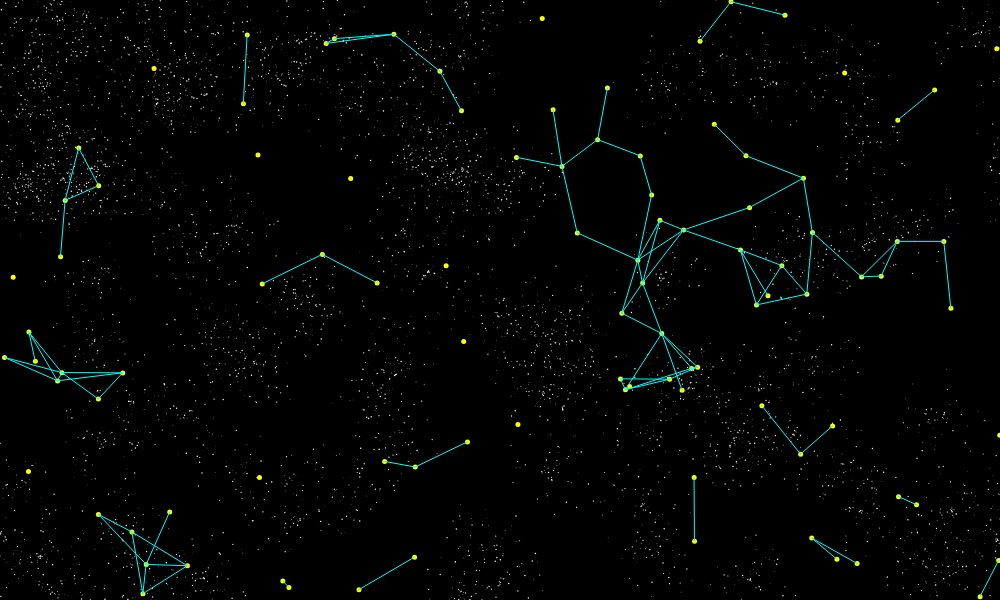
Frame 1 (no input)
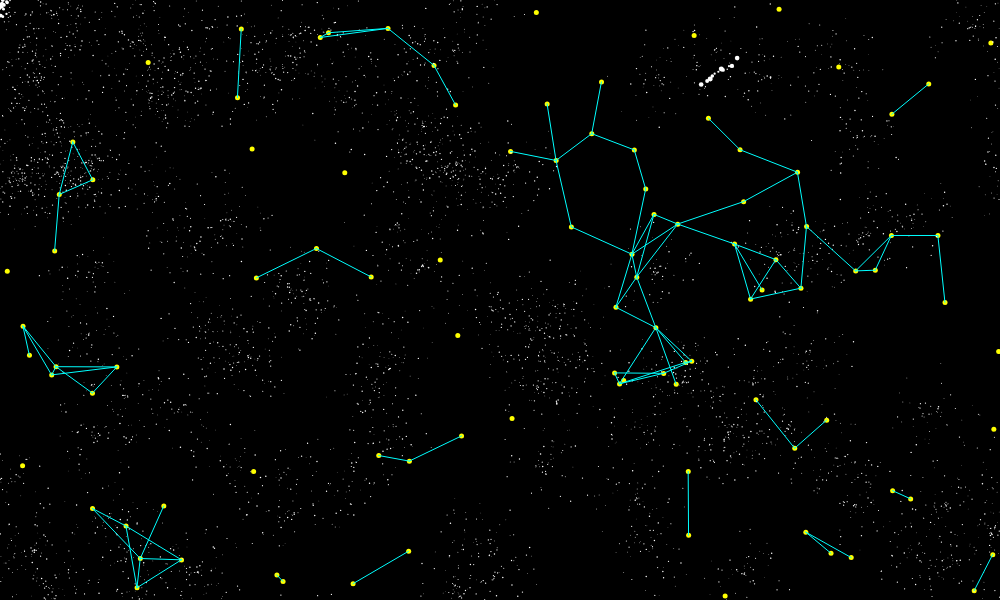
Frame 60 (no input)
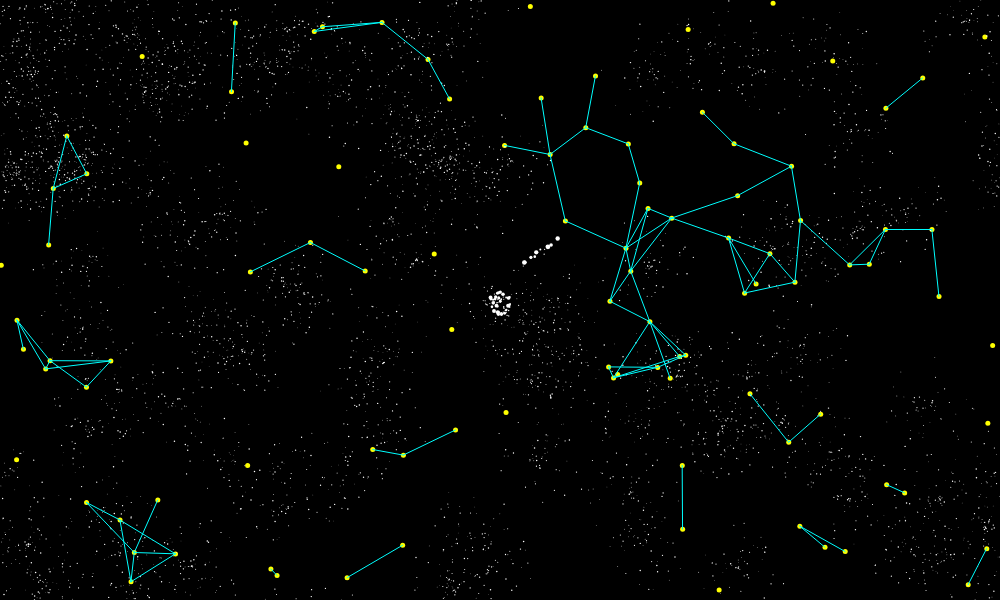
Frame 120 (the mouse pressed at the canvas centre since frame 60)

The p5.js sketch that drew these frames (run headless with seeded random() and noise() and a simulated clock; from frame 60 on, the mouse is pressed at the canvas centre):

// p5.js sketch
// ── sketch.js
 class objIndex
{
  constructor() 
  {
    this.obj=[];
    
  }
  pushback(x,y,size,s_color,f_color)
  {
    this.obj.push(createObject(x,y,size,s_color,f_color));
  }
  objpush(obj)
  {
    this.obj.push(obj);
  }
}
class lineIndex
{
  constructor() 
  {
    this.lin=[];
    
  }
  pushback(x1,y1,x2,y2,s_color)
  {
    this.lin.push(createLine(x1,y1,x2,y2,s_color));
  }
  objpush(lin)
  {
    this.lin.push(lin);
  }
}

//ここから＝＝＝＝＝＝＝＝＝＝＝＝＝＝＝＝＝＝＝＝＝＝＝＝＝＝＝＝＝＝

let strength =70;
let index=new objIndex();
let particle = new objIndex();
let w=1000,h=600;
let winpos=createvector(0,0);
let count=0;
let lines =new lineIndex();
let dusts=new objIndex();
let stars=100;
let smallstars=50;
let spread=50;
let shoot=new objIndex();


function setup() {
  createCanvas(w,h);
  
  for(let i=0;i<stars;i++)
  {
    let obj=createObject(random(0,w),random(0,h),5,color(255,255,0),color(255,255,0))
    index.objpush(obj);
  }
  for(let i=0;i<stars;i++)
  {
    for(let j=0;j<smallstars;j++)
    {
      let rot=random(0,2*PI);
      let r=random(0,spread)
      let obj=createObject(index.obj[i].pos.x+r*sin(rot),index.obj[i].pos.y+r*cos(rot),random(0.5,1.5),color(255,255,255),color(255,255,255))
      dusts.objpush(obj);
    }
  }
  
  let k=0;
  for(let i=0;i<stars-2;i++)
  {
    for(k=i+1;k<stars-1;k++)
    {
      let v=vecminus(index.obj[i].pos,index.obj[k].pos);
      if(sqrt(v.x*v.x+v.y*v.y)<strength)
      {
        lines.pushback(index.obj[i].pos.x,index.obj[i].pos.y,index.obj[k].pos.x,index.obj[k].pos.y,color(0,255,255))
        count++
      }
      if(count>2)
      {
        count=0;
        break;
      }
    }
  }
  print(index);
  
  print(lines);
  noCursor();
}


function draw() {
  background(0);
  
  for(let i=0;i<index.obj.length;i++)
  {   
    let def=vecminus(index.obj[i].pos,winpos);
    def.x=(def.x+w)%w;
    def.y=(def.y+h)%h;
      summonCircle(def,index.obj[i].size,index.obj[i].s_color,index.obj[i].f_color);
    
  }
  winpos.x=(winpos.x+0.1)%w;
  winpos.y=(winpos.y +0.1)%h;
  for(let i=0;i<dusts.obj.length;i++)
  {   
    let def=vecminus(dusts.obj[i].pos,winpos);
    def.x=(def.x+400)%w;
    def.y=(def.y+400)%h;
      summonCircle(def,dusts.obj[i].size,dusts.obj[i].s_color,dusts.obj[i].f_color);
    
  }
  
  for(let i=0;i<lines.lin.length;i++)
  {   
    
    strokeWeight(1);
    let def=vecminus(lines.lin[i].p1,winpos);
    def.x=(def.x+w)%w;
    def.y=(def.y+h)%h;
    let def2=vecminus(lines.lin[i].p2,winpos);
    def2.x=(def2.x+w)%w;
    def2.y=(def2.y+h)%h;
    let v= vecminus(def,def2);
    if(sqrt(v.x*v.x+v.y*v.y)<strength)
    {
      summonLine(def,def2,lines.lin[i].s_color);
    }
    
  }
  
  
  
  
  
  for(let i=0;i<particle.obj.length;i++)
  {   
    
    summonCircle(createvector(particle.obj[i].pos.x,particle.obj[i].pos.y+(1000-particle.obj[i].timer)/100),particle.obj[i].size,particle.obj[i].s_color,particle.obj[i].f_color);
    
    if(particle.obj[i].timer>0)
    {
      particle.obj[i].timer-=100;
    }else
    {
      particle.obj.splice(i,1);
    }
    
    
    
  }
  for(let i=0;i<=3;i++)
  {
    particle.pushback(mouseX+random(-10,10),mouseY+random(-10,10),random(1,4),color(255,255,255),color(255,255,255));
  }
  
  //print(vectorlength(vecminus(index[]createvector(mouseX,mouseY)));
  for(let i=0;i<shoot.obj.length;i++)
  {   
    
    for (let j=0;j< 1 ;j++)
    {
particle.pushback(shoot.obj[i].pos.x+random(-2,2),shoot.obj[i].pos.y+random(-2,2),random(1,5),color(255,255,255),color(255,255,255));
    }
     
    shoot.obj[i].pos.x-=3;
    shoot.obj[i].pos.y+=3;
    shoot.obj[i].timer-=10 ;
    if(shoot.obj[i].timer <=0)
    {
      shoot.obj.splice(i,1);
    }
                         
    
  }
     if (keyIsDown(32)||random(0,100)<1) {
   shoot.pushback(random(0,w),random(0,h),random(1,2),color(255,255,255),color(255,255,255));
}
 
  //print(vectorlength(vecminus(index[]createvector(mouseX,mouseY)));
}

  






function mouseClicked()
{
  count=0;//修正：追加した星が繋がらないバグ
  index.objpush(createObject(mouseX+winpos.x,mouseY+winpos.y,5,color(255,255,0),color(255,255,0)));
  for(let i=0;i<index.obj.length-2;i++)
  {
    let v=vecminus(index.obj[i].pos,index.obj[index.obj.length-1].pos);
      if(sqrt(v.x*v.x+v.y*v.y)<strength)
      {
        lines.pushback(index.obj[i].pos.x,index.obj[i].pos.y,index.obj[index.obj.length-1].pos.x,index.obj[index.obj.length-1].pos.y,color(0,255,255))
        count++
      }
      if(count>2)
      {
        count=0;
        break;
      }
  }
}











function setcolor()
{
  noStroke();
  noFill();
}
function setcolor(setStroke,setFill)
{
  stroke(setStroke);
  fill(setFill);
}
function createvector(setx,sety)//変数をまとめたオブジェクト（構造体的なやつ）
{
  let vec=
  {
    x:setx,
    y:sety,  
  };
  return vec;
}

function createObject(setx,sety,setsize,setStroke,setFill)
{
  let obj=
  {
    pos:createvector(setx,sety),
    size:setsize,
    timer:1000,
    s_color:setStroke,
    f_color:setFill
    
  };
  return obj;
}
function createLine(x1,y1,x2,y2,setStroke)
{
  let lin=
  {
    p1:createvector(x1,y1),
    p2:createvector(x2,y2),
    timer:1000,
    s_color:setStroke
    
    
  };
  return lin;
}
function summonCircle(pos,size,s_color,f_color)
{
  strokeWeight(0);
  setcolor(s_color,f_color);
  
  
  circle(pos.x,pos.y,size);
  
}
function summonCircleObj(obj)
{
  setcolor(obj.s_color,obj.f_color);
  
  
  circle(obj.pos.x,obj.pos.y,obj.size);
  
}
function summonLineObj(lin)
{
  stroke(lin.s_color);
  line(lin.p1.x,lin.p1.y,lin.p2.x,lin.p2.y);
}
function summonLine(p1,p2,s_color)
{
  stroke(s_color);
  line(p1.x,p1.y,p2.x,p2.y);
}
function vecminus(v1,v2)
{
  return createvector(v1.x-v2.x,v1.y-v2.y);
}
function vectorlength(vec)
{
  return sqrt((vec.x*vec.x)+(vec.y*vec.y));
}
